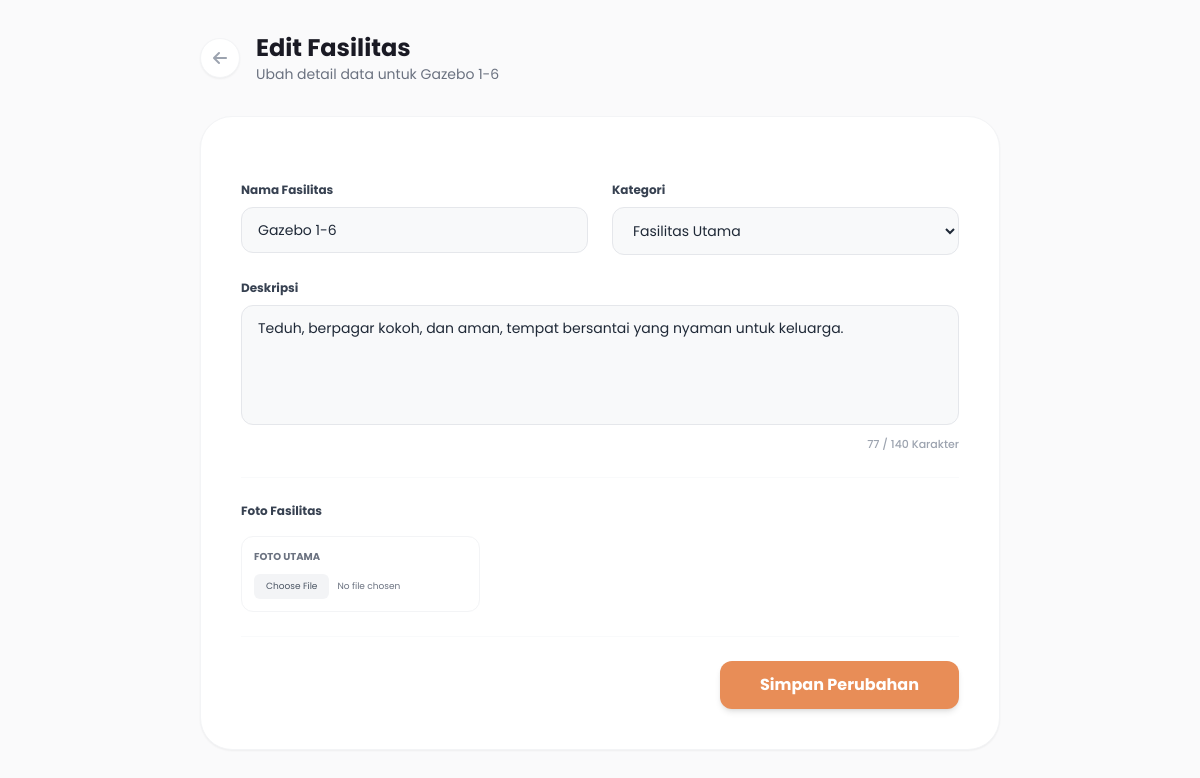
Page /edit_fasilitas&id=acc1206e-2674-11f1-8332-0a0027000002 (signed in) on the committed database.
### tables this page shows
CREATE TABLE `fasilitas` (
  `id` char(36) NOT NULL DEFAULT uuid(),
  `nama` varchar(100) NOT NULL,
  `kategori` enum('utama','pendukung') NOT NULL DEFAULT 'utama',
  `deskripsi` text DEFAULT NULL,
  `harga` decimal(12,2) DEFAULT NULL,
  `harga_≤4jam` decimal(12,2) DEFAULT NULL,
  `harga_≥4jam` decimal(12,2) DEFAULT NULL
);

### app/core/View.php (called while the page is built, shortened)
<?php
class View
{
    public static function render(string $view, array $data = [])
    {
        extract($data, EXTR_SKIP);
        $viewPath = __DIR__ . '/../views/' . $view . '.php';
        require $viewPath;
    }
}

### app/core/Controller.php (called while the page is built)
<?php
require_once __DIR__ . '/View.php';
class Controller
{
    public function view(string $view, array $data = [])
    {
        View::render($view, $data);
    }
}

### app/controllers/AdminController.php (called while the page is built, shortened)
<?php
require_once __DIR__ . '/../core/Controller.php';
require_once __DIR__ . '/../core/Database.php';
require_once __DIR__ . '/../models/FasilitasModel.php';
class AdminController extends Controller
{
    private $fasilitasModel;
    public function __construct()
    {
        $this->fasilitasModel = new FasilitasModel();
    }
    public function editFasilitas()
    {
        $id = $_GET['id'] ?? null;
        $data = [
            'fasilitas' => $this->fasilitasModel->getFasilitasById($id),
            'dokumentasi' => $this->fasilitasModel->getDokumentasi($id, 3)
        ];
        $this->view('admin/edit_fasilitas', $data);
    }
}

### app/models/FasilitasModel.php (called while the page is built, shortened)
<?php
require_once __DIR__ . '/../core/Database.php';
class FasilitasModel
{
    private $koneksi;
    public function __construct()
    {
        $this->koneksi = Database::connect();
    }
    public function getFasilitasById($id)
    {
        $id = mysqli_real_escape_string($this->koneksi, $id);
        $query = mysqli_query($this->koneksi, "SELECT * FROM fasilitas WHERE id = '$id'");
        return mysqli_fetch_assoc($query);
    }
}

### app/core/Database.php (called while the page is built, shortened)
<?php
class Database
{
    private static $host = "localhost";
    private static $user = "root";
    private static $pass = "";
    private static $db   = "db_salma_shofa";
    private static $koneksi;
    public static function connect()
    {
        if (!self::$koneksi) {
            self::$koneksi = mysqli_connect(self::$host, self::$user, self::$pass, self::$db);
        }
        return self::$koneksi;
    }
}

### app/views/admin/edit_fasilitas.php (the view, shortened to what this page needs)
<?php
$fasilitas = $fasilitas ?? null;
$data = $fasilitas;
?>
<!DOCTYPE html>
<html lang="id">
<head>
    <script src="https://cdn.tailwindcss.com"></script>
    <link rel="stylesheet" href="https://cdnjs.cloudflare.com/ajax/libs/font-awesome/6.4.0/css/all.min.css">
    <link rel="stylesheet" href="/assets/css/flatpickr.min.css">
</head>
<body class="bg-brand-bgLight font-sans p-8">
    <div class="max-w-[800px] mx-auto">
        <div class="flex items-center gap-4 mb-8">
            <a href="kelola_fasilitas" class="w-10 h-10 rounded-full bg-white border border-gray-100 flex items-center justify-center text-gray-400 hover:text-brand-orange transition-all shadow-sm">
                <i class="fa-solid fa-arrow-left"></i>
            </a>
            <div>
                <h1 class="text-2xl font-bold text-brand-textDark">Edit Fasilitas</h1>
                <p class="text-sm text-gray-500">Ubah detail data untuk <?= htmlspecialchars($data['nama'] ?? '') ?></p>
            </div>
        </div>
        <div class="bg-white rounded-[32px] p-10 shadow-sm border border-gray-100">
            <form action="proses_fasilitas" method="POST" enctype="multipart/form-data" class="space-y-6">
                <div class="grid grid-cols-1 md:grid-cols-2 gap-6">
                    <div>
                        <label class="block text-[12px] font-bold text-gray-700 mb-2">Nama Fasilitas</label>
                        <input type="text" name="nama" value="<?= htmlspecialchars($data['nama'] ?? '') ?>" class="w-full bg-[#F8F9FA] border border-gray-200 text-gray-800 text-sm rounded-xl py-3 px-4 outline-none focus:ring-1 focus:ring-brand-orange" required>
                    </div>
                    <div>
                        <label class="block text-[12px] font-bold text-gray-700 mb-2">Kategori</label>
                        <select id="input-kategori" name="kategori" class="w-full bg-[#F8F9FA] border border-gray-200 text-gray-800 text-sm rounded-xl py-3 px-4 outline-none focus:ring-1 focus:ring-brand-orange cursor-pointer">
                            <option value="utama" <?= ($data['kategori'] ?? '') == 'utama' ? 'selected' : '' ?>>Fasilitas Utama</option>
                        </select>
                    </div>
                </div>
                <div>
                    <label class="block text-[12px] font-bold text-gray-700 mb-2">Deskripsi</label>
                    <textarea id="input-deskripsi" name="deskripsi" class="w-full min-h-[120px] bg-[#F8F9FA] border border-gray-200 text-gray-800 text-sm rounded-xl py-3 px-4 outline-none focus:ring-1 focus:ring-brand-orange resize-none"><?= htmlspecialchars($data['deskripsi'] ?? '') ?></textarea>
                    <div class="flex justify-end mt-1">
                        <span id="counter-deskripsi" class="text-[11px] font-medium text-gray-400">0 / 140 Karakter</span>
                    </div>
                </div>
                <div class="border-t border-gray-50 pt-6 mt-6">
                    <label class="block text-[12px] font-bold text-gray-700 mb-4">Foto Fasilitas</label>
                    <div class="w-full md:w-1/3">
                        <div class="border border-gray-100 p-3 rounded-xl bg-white hover:border-gray-300 transition-colors group">
                            <p class="text-[10px] font-bold text-gray-500 group-hover:text-brand-orange uppercase mb-2 transition-colors">Foto Utama</p>
                            <input type="file" name="gambar_0" class="w-full text-[9px] text-gray-500 file:mr-2 file:py-1.5 file:px-3 file:rounded-md file:border-0 file:bg-gray-100 file:text-gray-600 hover:file:bg-orange-50 hover:file:text-brand-orange file:transition-colors cursor-pointer outline-none">
                        </div>
                    </div>
                </div>
                <div class="flex justify-end gap-4 pt-6 border-t border-gray-50">
                    <button type="submit" name="update" class="bg-brand-orange hover:bg-[#D97C45] text-white font-bold px-10 py-3 rounded-xl shadow-md transition-all">Simpan Perubahan</button>
                </div>
            </form>
        </div>
    </div>
</body>
</html>

### rows in the picture
fasilitas: nama "Gazebo 1-6", kategori "Fasilitas Utama", deskripsi "Teduh, berpagar kokoh, dan aman, tempat bersantai yang nyaman untuk keluarga."
